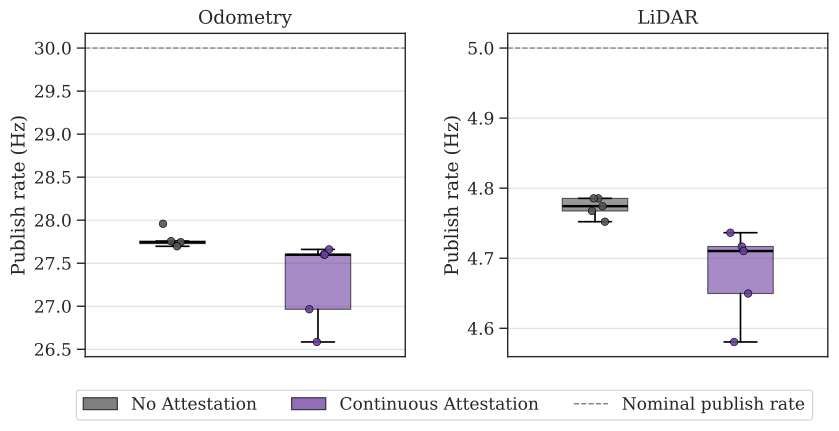

Recreate this plot in Python.
#!/usr/bin/env python3
"""
Boxplot of per-run median publish rate, per topic.

Each data point is the median Hz across all robots in one run.
Boxes are drawn over the 5 run-median values; individual points are
overlaid so the small sample size is transparent.

Columns : one per topic found under results/ (e.g. scan, odom)
X-axis  : attestation condition (No Attestation / Continuous Attestation)
Colors  : gray / deep purple
"""

from pathlib import Path
import numpy as np
import pandas as pd
import matplotlib.pyplot as plt
import matplotlib.patches as mpatches
import matplotlib.lines as mlines
import seaborn as sns

SUMMARY_CSV = Path(__file__).parent.parent / "data/performance-benchmark/summary_topic_stats.csv"

FONT_SCALE = 1.4

CONDITION_ORDER = [
    ("no_sidecar",   "baseline"),
    ("with_sidecar", "continuous"),
]
CONDITION_LABELS = [
    "No Attestation",
    "Continuous Attestation",
]
COLORS = ["#555555", "#6B3FA0"]

NOMINAL_HZ    = {"scan": 5.0, "odom": 30.0}
TOPIC_DISPLAY = {"scan": "LiDAR", "odom": "Odometry"}


def main():
    script_dir = Path(__file__).parent.resolve()

    sns.set_theme(context="paper", style="ticks",
                  rc={"xtick.direction": "out", "ytick.direction": "out"},
                  font_scale=FONT_SCALE)
    plt.rcParams.update({"font.family": "serif"})

    if not SUMMARY_CSV.exists():
        raise SystemExit(f"Summary CSV not found: {SUMMARY_CSV}\nRun summarize_topic_stats.py first.")
    summary = pd.read_csv(SUMMARY_CSV)

    topics = sorted(summary["topic"].unique())
    if not topics:
        raise SystemExit("No topics found in summary CSV.")
    n_top = len(topics)

    fig, axes = plt.subplots(1, n_top, figsize=(4.8 * n_top, 4.0),
                             gridspec_kw={"wspace": 0.32})
    if n_top == 1:
        axes = [axes]

    rng = np.random.default_rng(42)

    for col, topic in enumerate(topics):
        ax = axes[col]
        hz_data = []

        for (cond, mode), color in zip(CONDITION_ORDER, COLORS):
            row = summary[(summary["topic"] == topic) &
                          (summary["condition"] == cond) &
                          (summary["mode"] == mode)]
            if row.empty:
                print(f"[WARN] No data for {topic}/{cond}/{mode}")
                hz_data.append(np.array([]))
                continue
            row = row.iloc[0]
            run_cols = sorted(c for c in summary.columns if c.startswith("hz_run"))
            vals = row[run_cols].dropna().to_numpy(dtype=float)
            hz_data.append(vals)
            print(f"[{topic}/{cond}] runs={vals.size}  "
                  f"median={np.median(vals):.3f}  "
                  f"min={vals.min():.3f}  max={vals.max():.3f}")

        xs = list(range(len(CONDITION_ORDER)))

        bp = ax.boxplot(hz_data, positions=xs, patch_artist=True,
                        widths=0.45, notch=False,
                        flierprops=dict(marker=""),   # hide default fliers
                        medianprops=dict(color="black", linewidth=1.8),
                        whiskerprops=dict(linewidth=1.2),
                        capprops=dict(linewidth=1.2),
                        boxprops=dict(linewidth=0.8))
        for patch, color in zip(bp["boxes"], COLORS):
            patch.set_facecolor(color)
            patch.set_alpha(0.6)

        # Overlay individual run points with jitter
        for x, vals, color in zip(xs, hz_data, COLORS):
            if vals.size == 0:
                continue
            jitter = rng.uniform(-0.08, 0.08, size=vals.size)
            ax.scatter(x + jitter, vals, color=color, edgecolors="black",
                       linewidths=0.5, s=30, zorder=4, alpha=0.9)

        ref = NOMINAL_HZ.get(topic)
        if ref is not None:
            ax.axhline(ref, color="gray", linewidth=1.0, linestyle="--", zorder=2)

        ax.set_xticks([])
        ax.set_xlim(-0.6, len(xs) - 0.4)
        ax.set_ylabel("Publish rate (Hz)")
        ax.tick_params(axis="both", which="major", length=6, width=1.0, direction="out")
        ax.grid(axis="y", linestyle="-", linewidth=0.7, alpha=0.75)
        ax.set_axisbelow(True)
        ax.set_title(TOPIC_DISPLAY.get(topic, topic), pad=7)

    legend_handles = [
        mpatches.Patch(facecolor=c, edgecolor="black", alpha=0.75, label=lbl)
        for c, lbl in zip(COLORS, CONDITION_LABELS)
    ] + [
        mlines.Line2D([], [], color="gray", linewidth=1.0, linestyle="--",
                      label="Nominal publish rate")
    ]
    fig.legend(handles=legend_handles,
               loc="lower center", bbox_to_anchor=(0.5, -0.04),
               ncol=3, frameon=True, framealpha=0.9, fancybox=True,
               fontsize=plt.rcParams.get("legend.fontsize", 9))

    plt.subplots_adjust(top=0.95, bottom=0.14)

    out_path = script_dir / "boxplot_topic_rate.pdf"
    fig.savefig(out_path, dpi=300, bbox_inches="tight")
    print(f"\n[OK] Saved: {out_path}")
    plt.close(fig)


if __name__ == "__main__":
    main()
